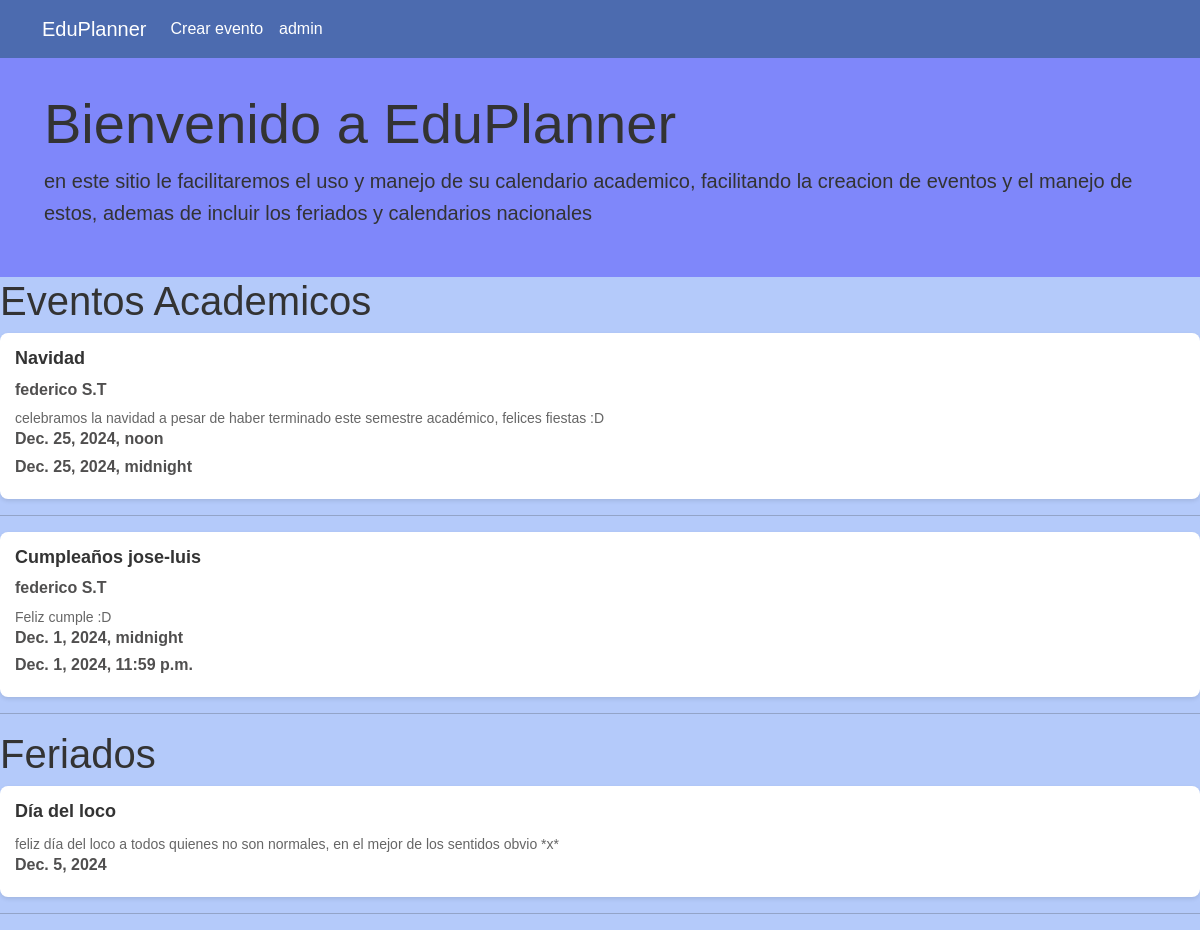
The page / on the database its author committed.
### sitio/models.py (models this page shows, shortened)
class EventoAcademico(models.Model):
    institucion = models.ForeignKey(Institucion, on_delete=models.CASCADE, related_name='events')
    titulo = models.CharField(max_length=200)
    descripcion = models.TextField(blank=True)
    fecha_inicio = models.DateTimeField()
    fecha_final = models.DateTimeField()
    tipo_evento = models.ForeignKey(Tipo, on_delete=models.CASCADE, related_name='events')  # e.g., 'exam', 'period_start', 'application_deadline'

class Institucion(models.Model):
    nombre = models.CharField(max_length=200)
    def __str__(self):
        return f'{self.nombre}'

class Feriado(models.Model):
    fecha = models.DateField()
    nombre = models.CharField(max_length=200)
    descripcion = models.TextField(blank=True)

### sitio/views.py (the view)
# urls.py: path('',views.start),
def start(request):
    lista_eventos = EventoAcademico.objects.all()
    lista_feriados = Feriado.objects.all()
    return render(request, 'start.html', {
        'Lista_eventos' : lista_eventos,
        'Lista_feriados' : lista_feriados,
    })

### sitio/templates/start.html (shortened to what this page needs)
{%load static%}
<!DOCTYPE html>
<html lang="es">
<head>
    <link  href="{% static "css/bootstrap.min.css" %}" rel="stylesheet">
    <link href="{% static "css/forma.css" %}" rel="stylesheet">
</head>
<body>
    <nav class="navbar navbar-expand-lg navbar-light">
        <div class="container">
            <a class="navbar-brand" href="#">EduPlanner</a>
            <div class="collapse navbar-collapse" id="navbarNav">
                <ul class="navbar-nav ml-auto">
                    <li class="nav-item">
                        <a class="nav-link" href="/api/v1/">Crear evento</a>
                    </li>
                    <li class="nav-item">
                        <a class="nav-link" href="/admin">admin</a>
                    </li>
                </ul>
            </div>
        </div>
    </nav>
    <div id="home" class="jumbotron">
        <div class="container">
            <h1 class="display-4">Bienvenido a EduPlanner</h1>
            <p class="lead">en este sitio le facilitaremos el uso y manejo de su calendario academico, facilitando la creacion de eventos y el manejo de estos, ademas de incluir los feriados y calendarios nacionales</p>
        </div>
    </div>
    <h1>Eventos Academicos</h1>
    {% for evento in Lista_eventos %}
    <div class="event-card">
        <div class="event-info">
            <h3 class="event-name">{{evento.titulo}}</h3>
            <h3 class="event-institution">{{evento.institucion}}</h3>
            <p class="event-description">{{evento.descripcion}}</p>
            <h3 class="event-start">{{evento.fecha_inicio}}</h3>
            <h3 class="event-end">{{evento.fecha_final}}</h3>
        </div>
    </div>
    <hr>
    {%  endfor %}
    <h1>Feriados</h1>
    {% for feriado in Lista_feriados%}
    <div class="holiday-card">
        <div class="holiday-info">
            <h3 class="holiday-name">{{feriado.nombre}}</h3>
            <p class="holiday-description">{{feriado.descripcion}}</p>
            <h3 class="holiday-date">{{feriado.fecha}}</h3>
        </div>
    </div>
    <hr>
    {% endfor %}
</body>
</html>

### sitio/static/css/forma.css (style rules this page uses)
body { font-family: Arial, sans-serif; line-height: 1.6; color: #333; background-color:rgb(180, 202, 250); }
.navbar { background-color: #4c6baf; }
.navbar-brand, .nav-link { color: white !important; }
.jumbotron { background-color: #7f87fa; padding: 2rem; }
.event-card { background-color: white; border-radius: 8px; box-shadow: 0 2px 4px rgba(0, 0, 0, 0.1); overflow: hidden; transition: transform 0.3s ease; }
.event-info { padding: 15px; }
.event-name { font-size: 18px; font-weight: bold; margin: 0 0 10px 0; }
.event-institution { font-size: 16px; font-weight: bold; color: #504f4f; }
.event-description { font-size: 14px; color: #666; margin: 0; }
.event-start { font-size: 16px; font-weight: bold; color: #504f4f; }
.event-end { font-size: 16px; font-weight: bold; color: #504f4f; }
.holiday-card { background-color: white; border-radius: 8px; box-shadow: 0 2px 4px rgba(0, 0, 0, 0.1); overflow: hidden; transition: transform 0.3s ease; }
.holiday-info { padding: 15px; }
.holiday-name { font-size: 18px; font-weight: bold; margin: 0 0 10px 0; }
.holiday-description { font-size: 14px; color: #666; margin: 0; }
.holiday-date { font-size: 16px; font-weight: bold; color: #504f4f; }

### rows shown on the page
EventoAcademico: titulo "Navidad", institucion "federico S.T", descripcion "celebramos la navidad a pesar de haber terminado este semestre académico, felices fiestas :D", fecha_inicio "Dec. 25, 2024, noon", fecha_final "Dec. 25, 2024, midnight"
EventoAcademico: titulo "Cumpleaños jose-luis", institucion "federico S.T", descripcion "Feliz cumple :D", fecha_inicio "Dec. 1, 2024, midnight", fecha_final "Dec. 1, 2024, 11:59 p.m."
Feriado: nombre "Día del loco", descripcion "feliz día del loco a todos quienes no son normales, en el mejor de los sentidos obvio *x*", fecha "Dec. 5, 2024"
